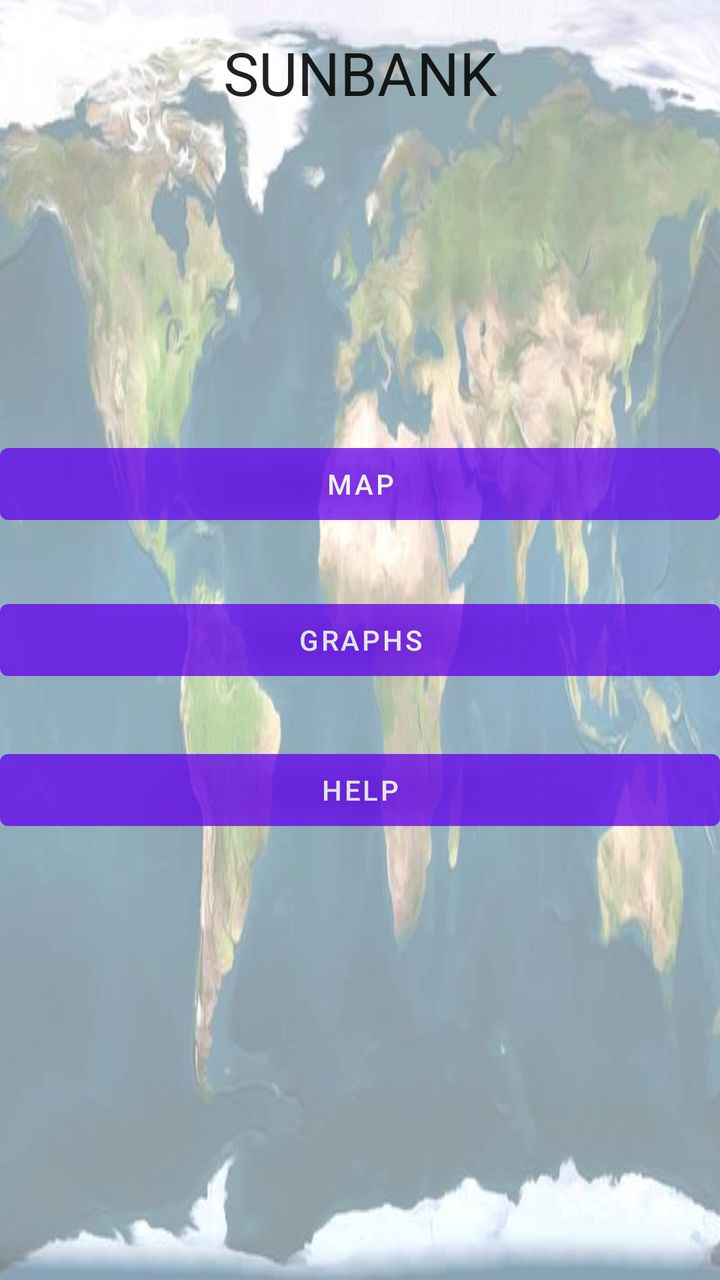
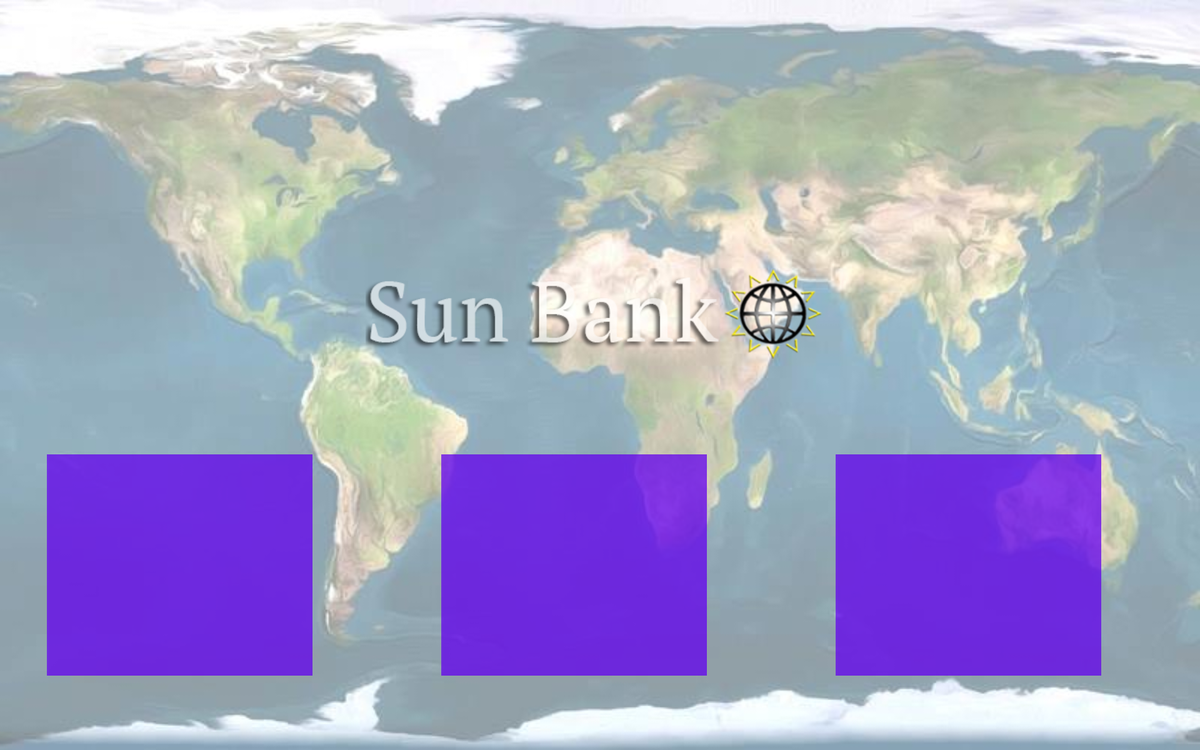

First picture: res/layout/ on a phone held upright. Second picture: the repository's own variant of that layout, on a device whose configuration matches the variant's folder. Source for both follows.
<!-- AndroidManifest.xml: fallback theme Theme.MaterialComponents.DayNight.NoActionBar -->
<!-- res/layout/activity_main.xml -->
<RelativeLayout xmlns:android="http://schemas.android.com/apk/res/android"
    xmlns:tools="http://schemas.android.com/tools"
    android:layout_width="match_parent"
    android:layout_height="match_parent"
    android:background="@drawable/homeimg"
    android:gravity="top"
    android:paddingBottom="@dimen/activity_vertical_margin"
    
    android:paddingTop="@dimen/activity_vertical_margin"
    tools:context="org.worldbank.seg_2g.worldbankapp.MainActivity" >

    <Button
        android:id="@+id/button2"
        android:layout_width="wrap_content"
        android:layout_height="wrap_content"
        android:layout_alignParentLeft="true"
        android:layout_alignParentRight="true"
        android:layout_below="@+id/button1"
        android:layout_marginTop="27dp"
        android:alpha="0.75"
        android:onClick="helpMenu"
        android:text="@string/button2"
        android:color="#66FF0001" />

    <Button
        android:id="@+id/button1"
        android:layout_width="wrap_content"
        android:layout_height="wrap_content"
        android:layout_alignLeft="@+id/button3"
        android:layout_alignRight="@+id/button3"
        android:layout_centerVertical="true"
        android:onClick="countryMenu"
        android:text="@string/button1"
        android:color="#66FF0001" 
        android:alpha="0.75" />

    <Button
        android:id="@+id/button3"
        android:layout_width="wrap_content"
        android:layout_height="wrap_content"
        android:layout_above="@+id/button1"
        android:layout_alignParentLeft="true"
        android:layout_alignParentRight="true"
        android:layout_marginBottom="30dp"
        android:onClick="mapMenu"
        android:text="MAP"
        android:color="#66FF0001" 
        android:alpha="0.75" />

    <TextView
        
        android:id="@+id/textView1"
        android:layout_width="wrap_content"
        android:layout_height="wrap_content"
        android:layout_alignParentLeft="true"
        android:layout_alignParentRight="true"
        android:layout_alignParentTop="true"
        android:gravity="center_horizontal"
        android:text="SUNBANK"
        android:textAppearance="?android:attr/textAppearanceLarge"
        android:textSize="30sp" />
   
</RelativeLayout>
<!-- resources referenced by this layout -->
<resources>
  <dimen name="activity_vertical_margin">16dp</dimen>
  <!-- drawable homeimg: jpg bitmap (drawable, 31386 bytes) -->
  <string name="button1">Graphs</string>
  <string name="button2">Help</string>
</resources>
<!-- res/layout-xlarge-land/activity_main.xml (the repository's variant of the layout above) -->
<!-- drawn on a large tablet held sideways -->
<RelativeLayout xmlns:android="http://schemas.android.com/apk/res/android"
    xmlns:tools="http://schemas.android.com/tools"
    android:layout_width="match_parent"
    android:layout_height="match_parent"
    android:background="@drawable/homeimg"
    android:orientation="horizontal"
    android:paddingBottom="@dimen/activity_vertical_margin"
    android:paddingTop="@dimen/activity_vertical_margin"
    tools:context="org.worldbank.seg_2g.worldbankapp.MainActivity" >

    <LinearLayout
        android:id="@+id/linearLayout1"
        android:layout_width="wrap_content"
        android:layout_height="wrap_content"
        android:layout_alignParentBottom="true"
        android:layout_alignParentLeft="true"
        android:layout_marginBottom="33dp"
        android:paddingLeft="50dp"
        android:paddingRight="50dp" >

        <Button
            android:id="@+id/button3"
            android:layout_width="283dp"
            android:layout_height="236dp"
            android:layout_marginBottom="30dp"
            android:layout_marginRight="137dp"
            android:alpha="0.75"
            android:background="@drawable/map"
            android:onClick="mapMenu"
            android:color="#66FF0001" />

        <Button
            android:id="@+id/button1"
            android:layout_width="283dp"
            android:layout_height="236dp"
            android:layout_marginRight="137dp"
            android:alpha="0.75"
            android:background="@drawable/graph"
            android:onClick="countryMenu"
            android:color="#66FF0001" />

        <Button
            android:id="@+id/button2"
            android:layout_width="283dp"
            android:layout_height="236dp"
            android:layout_marginRight="137dp"
            android:alpha="0.75"
            android:background="@drawable/help"
            android:onClick="helpMenu"
            android:color="#66FF0001" />
    </LinearLayout>

    <ImageView
        android:id="@+id/imageView1"
        android:layout_width="500dp"
        android:layout_height="300dp"
        android:layout_above="@+id/linearLayout1"
        android:layout_centerHorizontal="true"
        android:src="@drawable/homelogo" />

</RelativeLayout>
<!-- resources referenced by the variant -->
<!-- as a large tablet held sideways resolves them -->
<resources>
  <dimen name="activity_vertical_margin">16dp</dimen>
  <!-- drawable graph: png bitmap (drawable, 10180 bytes) -->
  <!-- drawable help: png bitmap (drawable, 12205 bytes) -->
  <!-- drawable homeimg: jpg bitmap (drawable, 31386 bytes) -->
  <!-- drawable homelogo: png bitmap (drawable, 39908 bytes) -->
  <!-- drawable map: png bitmap (drawable, 14035 bytes) -->
</resources>
